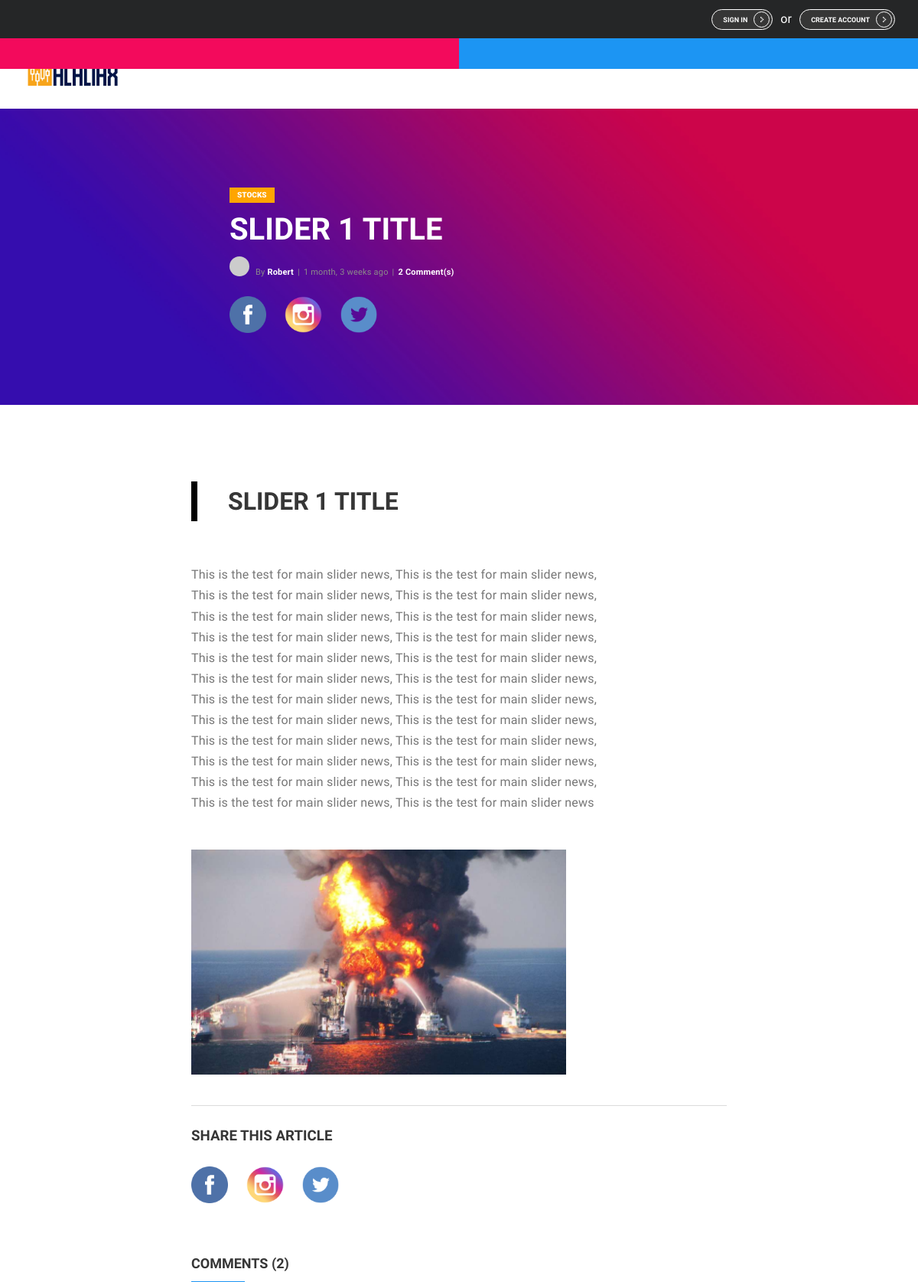
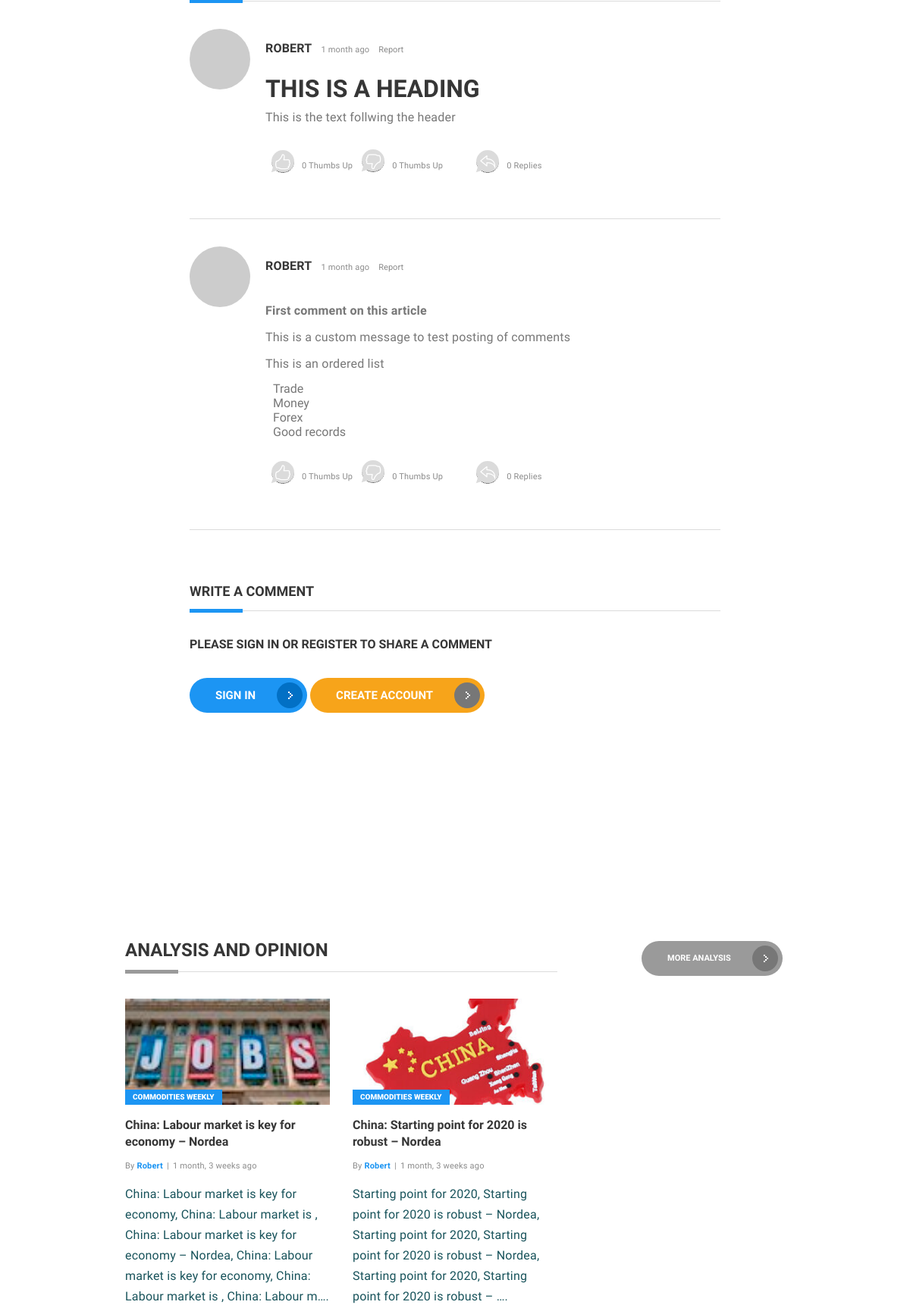
/articles/1/ (upper part), run on the app's committed database (2 pictures, top to bottom).
### SliderArticles/models.py (models this page shows, shortened)
class SliderArticle(models.Model):
	ARTICLE_CATEGORY = (
		('FOREX', 'Forex'),
		('STOCKS', 'Stocks'),
		('FUTURES', 'Futures'),
	)
	title = models.CharField(max_length=255)
	description = models.TextField(max_length=4000)
	category = models.CharField(max_length = 255, choices=ARTICLE_CATEGORY, default='STOCK MARKET')
	image = models.ImageField(upload_to='slider', blank=True)
	last_updated = models.DateTimeField(auto_now_add=True)
	starter = models.ForeignKey(User, related_name='article', on_delete=models.CASCADE)
	def get_message_as_markdown(self):
		return mark_safe(markdown(self.description, safe_mode='escape'))

class ArticlePost(models.Model):
	message = models.TextField(max_length=4000)
	article = models.ForeignKey(SliderArticle, related_name='article_posts', on_delete=models.CASCADE)
	created_at = models.DateTimeField(auto_now_add=True)
	updated_at = models.DateTimeField(null=True)
	created_by = models.ForeignKey(User, related_name='article_posts', on_delete=models.CASCADE)
	updated_by = models.ForeignKey(User, null=True, related_name='+', on_delete=models.CASCADE)
	def get_message_as_markdown(self):
		return mark_safe(markdown(self.message, safe_mode='escape'))

### analysis/models.py (models this page shows, shortened)
class AnalysisArticle(models.Model):
	ANALYSIS_ARTICLE_CATEGORY = (
		('COMMODITIES WEEKLY', 'COMMODITIES WEEKLY'),
	)
	title = models.CharField(max_length=255)
	description = models.TextField(max_length=4000)
	category = models.CharField(max_length=255, choices=ANALYSIS_ARTICLE_CATEGORY, default='COMMODITIES WEEKLY')
	image = models.ImageField(blank=True, upload_to='analysis')
	last_updated = models.DateTimeField(auto_now_add=True)
	starter = models.ForeignKey(User, related_name='analysis_articles', on_delete=models.CASCADE)

### SliderArticles/views.py (the view)
# urls.py: re_path(r'^articles/(?P<article_pk>\d+)/$', article_views.article_posts, name='article_posts'),
def article_posts(request, article_pk):
    analysis_objects = AnalysisArticle.objects.all()
    article = get_object_or_404(SliderArticle, pk=article_pk)
    if request.method == 'POST':
        form = ArticlePostForm(request.POST)
        if form.is_valid():
            post = form.save(commit=False)
            post.article = article
            post.created_by = request.user
            post.save()
    else:
        form = ArticlePostForm()
    context = {
        'analysis_objects': analysis_objects,
        'article' : article,
        'form':form
    }
    return render(request, 'article_post.html', context)

### forum/templatetags/gravatar.py (called while the page is built)
@register.filter
def gravatar(user):
    email = user.email.lower().encode('utf-8')
    default = 'mm'
    size = 256
    url = 'https://www.gravatar.com/avatar/{md5}?{params}'.format(
        md5=hashlib.md5(email).hexdigest(),
        params=urlencode({'d': default, 's': str(size)})
    )
    return url

### templates/article_post.html (shortened to what this page needs)
{% extends 'base.html' %}
{% load static %}
{% load gravatar %}
{% load humanize %}
{% block stylesheet %}
  <link rel="stylesheet" href="{% static 'css/simplemde.min.css' %}">
{% endblock %}
{% block content_article_posts %}
  <div class="banner-wrap game-review">
  <div class="banner grid-limit cstm-width-50">
    <a href="#0" class="tag-ornament cstm-bg-yellow">{{ article.category }}</a>
  <h2 class="banner-title pad-tp_btm text-left">{{ article.title }}</h2>
      <div class="post-author-info-wrap">
        <a href="#0">
          <figure class="user-avatar tiny liquid">
          </figure>
        </a>
        <p class="post-author-info small light">By <a href="#0" class="post-author cstm-camel-case clr-whte">{{ article.starter }}</a><span class="separator">|</span>{{ article.last_updated|naturaltime }}<span class="separator">|</span><a href="#op-comments" class="post-comment-count clr-whte">{{ article.article_posts.count }} Comment(s)</a></p>
      </div>
      <br>
      <div class="layout-item-2-1">
        <div class="layout-item cstm-no-grid">
          <img class="icon-cstm-width" src="{% static 'img/acaciax/facebook_icon.png' %}">
          <img class="icon-cstm-width" src="{% static 'img/acaciax/instagram_icon.png' %}">
          <img class="icon-cstm-width" src="{% static 'img/acaciax/twitter_icon.png' %}">
        </div>
        <div class="layout-item">
        </div>
      </div>
  </div>
  </div>
  <div class="layout-content-full grid-limit cstm-width-700">
  <div class="faq-items">
  <div class="faq-item no-border">
    <div class="cstm-post-title">
      <div class="post_section">
      <div class="posts_header_text">
        <h1>{{ article.title }}</h1>
      </div>
      <div class="posts_text cstm-width-80">
        <p>{{ article.get_message_as_markdown }}</p>
      </div>
    </div>
    </div>
    <div class="faq-item-content">
      <img class="faq-item-img cstm-post-img-width" src="{{ article.image.url }}" alt="{{ article.title }}">
    </div>
  </div>
  <div class="faq-item">
    <div class="faq-item-content accordion-open">
      <br><br>
    </div>
  </div>
  <div class="faq-item no-border">
      <div class="cstm-post-title">
        <div class="post_section">
            <h3 class="pad-tp_btm_post">Share this article</h3>
          <div class="posts_social-icons cstm-width-80">
            <div class="layout-item-2-1">
              <div class="layout-item cstm-no-grid">
                <img class="icon-cstm-width" src="{% static 'img/acaciax/facebook_icon.png' %}">
                <img class="icon-cstm-width" src="{% static 'img/acaciax/instagram_icon.png' %}">
                <img class="icon-cstm-width" src="{% static 'img/acaciax/twitter_icon.png' %}">
              </div>
              <br><br>
            </div>
          </div>
<br><br>
                <div id="op-comments" class="post-comment-thread">
                  <div class="section-title-wrap blue">
                    <h2 class="section-title medium">Comments ({{ article.article_posts.count }})</h2>
                    <div class="section-title-separator"></div>
                  </div>
{% if article.article_posts.all.count < 1  %}
<br><br>
<h4 style="color: red;">No comments yet</h4>
<br>
{% else %}
{% for article_post in article.article_posts.all reversed %}
                  <div class="post-comment">
                    <div class="first-wrapper">
                    <figure class="user-avatar medium liquid">
                    </figure>
                    <p class="post-comment-username">{{ article_post.created_by.username }}</p>
                    <p class="post-comment-timestamp">{{ article_post.created_at|naturaltime }}</p>
                    <a href="#0" class="report-button">Report</a>
                    <p class="post-comment-text">{{ article_post.get_message_as_markdown }}</p>
                    <div class="post-comment-actions">
                      <div class="like-button bubble-ornament hoverable tooltip cyan">
                        <i class="icon-like like-icon"></i>
                      </div>
                      <p class="likes-count">0 Thumbs Up</p>
                      <div class="like-button bubble-ornament hoverable tooltip red">
                        <i class="icon-dislike dislike-icon"></i>
                      </div>
                      <p class="likes-count">0 Thumbs Up</p>
                      <a style="margin-left: 40px;" href="{% url 'reply_article_post' article_post.article.pk article_post.pk %}">
                        <div class="reply-button bubble-ornament tooltip {% if article_post.article_comments.count <= 0 %} hoverable {% endif %}blue">
                          <i class="icon-action-undo reply-icon"></i>
                        </div>
                      </a>
                      <p id="replies_count-{{ article_post.pk }}" class="likes-count">{{ article_post.article_comments.count }} Replies</p>
                    </div>
                    </div>
                  </div>
  {% endfor %}
                </div>
{% endif %}
                <br><br><br><br>
  <div class="post-comment-form-wrap">
    <div class="section-title-wrap blue">
      <h2 class="section-title medium">{% if article.article_posts.count < 1 %} <span style="color: green;">Be the first to comment</span> {% else %} Write a comment {% endif %}</h2>
      <div class="section-title-separator"></div>
    </div>
      {% if user.is_authenticated %}
                <div class="form-row">
                    <form method="post">
                    {% csrf_token %}
                    {% include 'includes/form.html' %}
                    <button type="submit" class="button blue full">Post your comment</button>
                  </form>
                </div>
                {% else %}
                <br><br>
                  <h4>Please Sign in or Register to share a comment</h4>
                  <br><br>
                  <a href="{% url 'login' %}">
                    <button style="font-size: 15px;" class="button blue cstm_fit_content">
                      SIGN IN
                      <span class="button-ornament">
                        <svg class="arrow-icon medium">
                          <use xlink:href="#svg-arrow-medium"></use>
                        </svg>
                      </span>
                    </button>
                  </a>
                    <a href="{% url 'signup' %}">
                      <button style="font-size: 15px;" class="button accent-color-bg cstm_fit_content">
                        CREATE ACCOUNT
                        <span class="button-ornament">
                          <svg class="arrow-icon medium">
                            <use xlink:href="#svg-arrow-medium"></use>
                          </svg>
                        </span>
                      </button>
                    </a>
                {% endif %}
  </div>
          </div>
      </div>
    </div>
  </div>
  </div>
<br><br><br>
  <div class="layout-content-full grid-limit grid3-1col centered">
  <div class="layout-item-2-1 mgn_top_10pc display-flex">
      <div class="layout-item">
        <div class="section-title-wrap light-gray">
          <h2 class="">ANALYSIS AND OPINION</h2>
          <div class="section-title-separator"></div>
        </div>
      </div>
      <div class="layout-item">
        <a href="{% url 'analysis' %}">
          <button class="button light-gray cstm_fit_content mgn_left-40">
            MORE ANALYSIS
            <span class="button-ornament">
              <svg class="arrow-icon medium">
                <use xlink:href="#svg-arrow-medium"></use>
              </svg>
            </span>
          </button>
        </a>
      </div>
    </div>
        <div class="layout-item-1-1-1">
          {% for analysis in analysis_objects|slice:":3" %}
          <div style="margin-bottom: 25px;" class="layout-item">
            <div class="post-preview gaming-news img-toggle">
              <a href="{% url 'analysis_posts' analysis.pk %}">
                <div class="post-preview-img-wrap">
                  <figure class="post-preview-img liquid">
                  </figure>
                </div>
              </a>
              <a href="#0" class="tag-ornament">{{ analysis.category }}</a>
              <a href="{% url 'analysis_posts' analysis.pk %}" class="post-preview-title">{{ analysis.title }}</a>
              <div class="post-author-info-wrap">
                <p class="post-author-info small light">By <a href="#0" class="post-author cstm-camel-case">{{ analysis.starter }}</a><span class="separator">|</span>{{ analysis.last_updated|naturaltime }}</p>
              </div>
              <p class="post-preview-text base-color">{{ analysis.description|truncatechars:200 }}.</p>
            </div>
          </div>
          {% endfor %}
        </div>
  </div>
  <br><br><br>
  {% endblock content_article_posts %}

### static/css/custom_css.css (style rules this page uses)
html { scroll-behavior: smooth; }
.first-wrapper { padding-bottom: 20px; }
span { font-family: "Exo",sans-serif!important; letter-spacing: 0.2px; }
p { font-size: 1.0em; padding-top: 8px; font-family: "Exo",sans-serif!important; letter-spacing: 0.2px; }
li { font-size: 1.0em; font-family: "Exo",sans-serif!important; padding-left: 10px; color: #777; }
li:first-child { font-size: 1.0em; font-family: "Roboto",sans-serif; padding-left: 10px; color: #777; padding-top: 10px; }
.bubble-ornament .heart-icon, .bubble-ornament .like-icon, .bubble-ornament .dislike-icon { font-size: 20px; }
.bubble-ornament .reply-icon, .bubble-ornament .share-icon { font-size: 20px; }
.tag-ornament { background-color: #ffb400; }
.faq-item .faq-item-img { height: 100%; width: 100%; }
.cstm-camel-case { text-transform: capitalize; }
.post-preview-title { text-transform: unset!important; }
.text-left { text-align: left!important; }
.cstm-width-50 { width: 50%; }
.cstm-width-80 { width: 80%; }
.posts_header_text { padding: 10px 40px; border-left: 8px solid; margin: 40px 0px; }
.cstm-no-grid { display: unset; }
.icon-cstm-width { width: 12%; padding-right: 20px; }
.section-title-wrap .section-title-separator:before { height: 5px; }
button.light-gray { background-color: #9a9a9a; }
.cstm_fit_content { width: fit-content; }
.mgn_left-40 { margin-left: 30%; }
.section-title-wrap.light-gray .section-title-separator:before { background-color: #9a9a9a; }
.mgn_top_10pc { margin-top: 10%; }
.pad-tp_btm_post { padding: 30px 0px; }
.pad-tp_btm { padding: 15px 0px; font-size: 2.5em!important; }
.cstm-bg-yellow { background-color: orange; }
.no-border { border-bottom: unset!important; border:unset; }
.cstm-width-700 { max-width: 700px; }
.cstm-post-img-width { width: 70%!important; }
button.accent-color-bg { background-color: #F7A41A; }
.base-color { color: #18535B; }
.accent-color-bg { background-color: #F7A41A; }
.clr-whte { color: #FFF; }
.tooltip { position: relative; display: inline-block; border-bottom: 1px dotted black; }

### data on the page
SliderArticle: category "STOCKS", title "SLIDER 1 TITLE", starter "Robert", last_updated "1 month, 3 weeks ago", article_posts.count "2", get_message_as_markdown "This is the test for main slider news, This is the test for main slider news, This is the test for main slider news, This is the test for main slider news, This is the test for main slider news, This is the test for main slider news, This is the test for main slider news, This is the test for main slider news, This is the test for main slider news, This is the test for main slider news, This is the test for main slider news, This is the test for main slider news, This is the test for main slider news, This is the test for main slider news, This is the test for main slider news, This is the test for main slider news, This is the test for main slider news, This is the test for main slider…", image (picture)
ArticlePost: created_by.username "ROBERT", created_at "1 month ago", get_message_as_markdown "THIS IS A HEADING This is the text follwing the header", article_comments.count "0"
ArticlePost: created_by.username "ROBERT", created_at "1 month ago", get_message_as_markdown "First comment on this article This is a custom message to test posting of comments This is an ordered list Trade Money Forex Good records", article_comments.count "0"
AnalysisArticle: category "COMMODITIES WEEKLY", title "China: Labour market is key for economy – Nordea", starter "Robert", last_updated "1 month, 3 weeks ago", description "China: Labour market is key for economy, China: Labour market is , China: Labour market is key for economy – Nordea, China: Labour market is key for economy, China: Labour market is , China: Labour m…"
AnalysisArticle: category "COMMODITIES WEEKLY", title "China: Starting point for 2020 is robust – Nordea", starter "Robert", last_updated "1 month, 3 weeks ago", description "Starting point for 2020, Starting point for 2020 is robust – Nordea, Starting point for 2020, Starting point for 2020 is robust – Nordea, Starting point for 2020, Starting point for 2020 is robust – …"
